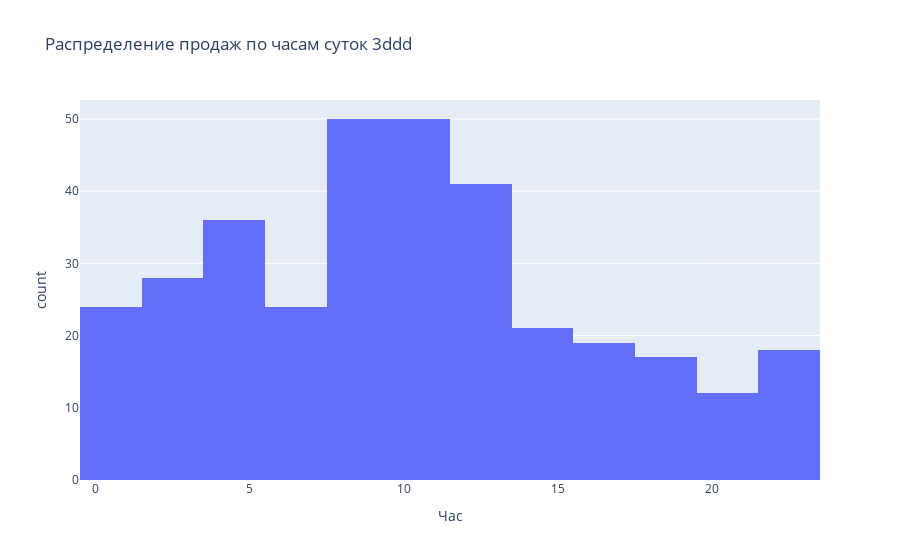
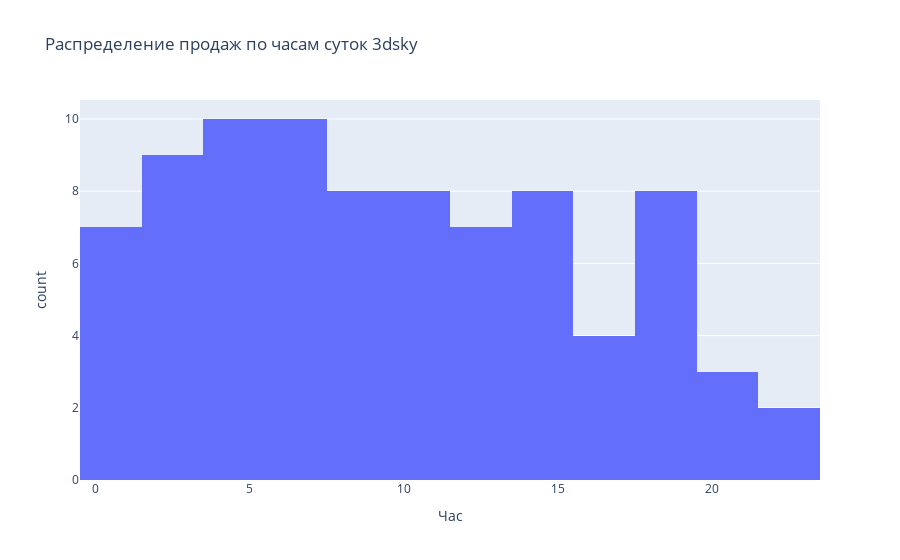

The cell these charts' notebook holds for them, in order:
### Code cell
fig2 = px.histogram(jt_3ddd, x='Час', nbins=12, title='Распределение продаж по часам суток 3ddd')
fig2.show()
fig3 = px.histogram(jt_3dsky, x='Час', nbins=12, title='Распределение продаж по часам суток 3dsky')
fig3.show()

### Figure 1 — Plotly figure (JSON) as saved in the notebook; plotly's stock layout.template omitted (floating-point values rounded to 4 significant figures; data arrays with more than 128 entries replaced by an {"elided": "..."} marker saying what was removed)
{"data": [{"alignmentgroup": "True", "bingroup": "x", "hovertemplate": "Час=%{x}<br>count=%{y}<extra></extra>", "legendgroup": "", "marker": {"color": "#636efa", "pattern": {"shape": ""}}, "name": "", "nbinsx": 12, "offsetgroup": "", "orientation": "v", "showlegend": false, "type": "histogram", "x": {"elided": "340 int values"}, "xaxis": "x", "yaxis": "y"}], "layout": {"barmode": "relative", "legend": {"tracegroupgap": 0}, "title": {"text": "Распределение продаж по часам суток 3ddd"}, "xaxis": {"anchor": "y", "domain": [0, 1], "title": {"text": "Час"}}, "yaxis": {"anchor": "x", "domain": [0, 1], "title": {"text": "count"}}}}

### Figure 2 — Plotly figure (JSON) as saved in the notebook; plotly's stock layout.template omitted (floating-point values rounded to 4 significant figures)
{"data": [{"alignmentgroup": "True", "bingroup": "x", "hovertemplate": "Час=%{x}<br>count=%{y}<extra></extra>", "legendgroup": "", "marker": {"color": "#636efa", "pattern": {"shape": ""}}, "name": "", "nbinsx": 12, "offsetgroup": "", "orientation": "v", "showlegend": false, "type": "histogram", "x": [4, 12, 7, 7, 3, 9, 1, 5, 4, 8, 3, 9, 9, 6, 2, 6, 6, 12, 3, 3, 2, 10, 6, 12, 3, 7, 1, 4, 5, 6, 9, 9, 9, 11, 5, 7, 10, 4, 5, 7, 1, 3, 1, 4, 11, 3, 12, 23, 1, 16, 13, 18, 11, 15, 16, 11, 19, 8, 18, 17, 20, 0, 0, 13, 19, 19, 15, 14, 18, 11, 21, 15, 11, 5, 14, 14, 19, 14, 21, 18, 13, 22, 16, 15], "xaxis": "x", "yaxis": "y"}], "layout": {"barmode": "relative", "legend": {"tracegroupgap": 0}, "title": {"text": "Распределение продаж по часам суток 3dsky"}, "xaxis": {"anchor": "y", "domain": [0, 1], "title": {"text": "Час"}}, "yaxis": {"anchor": "x", "domain": [0, 1], "title": {"text": "count"}}}}
